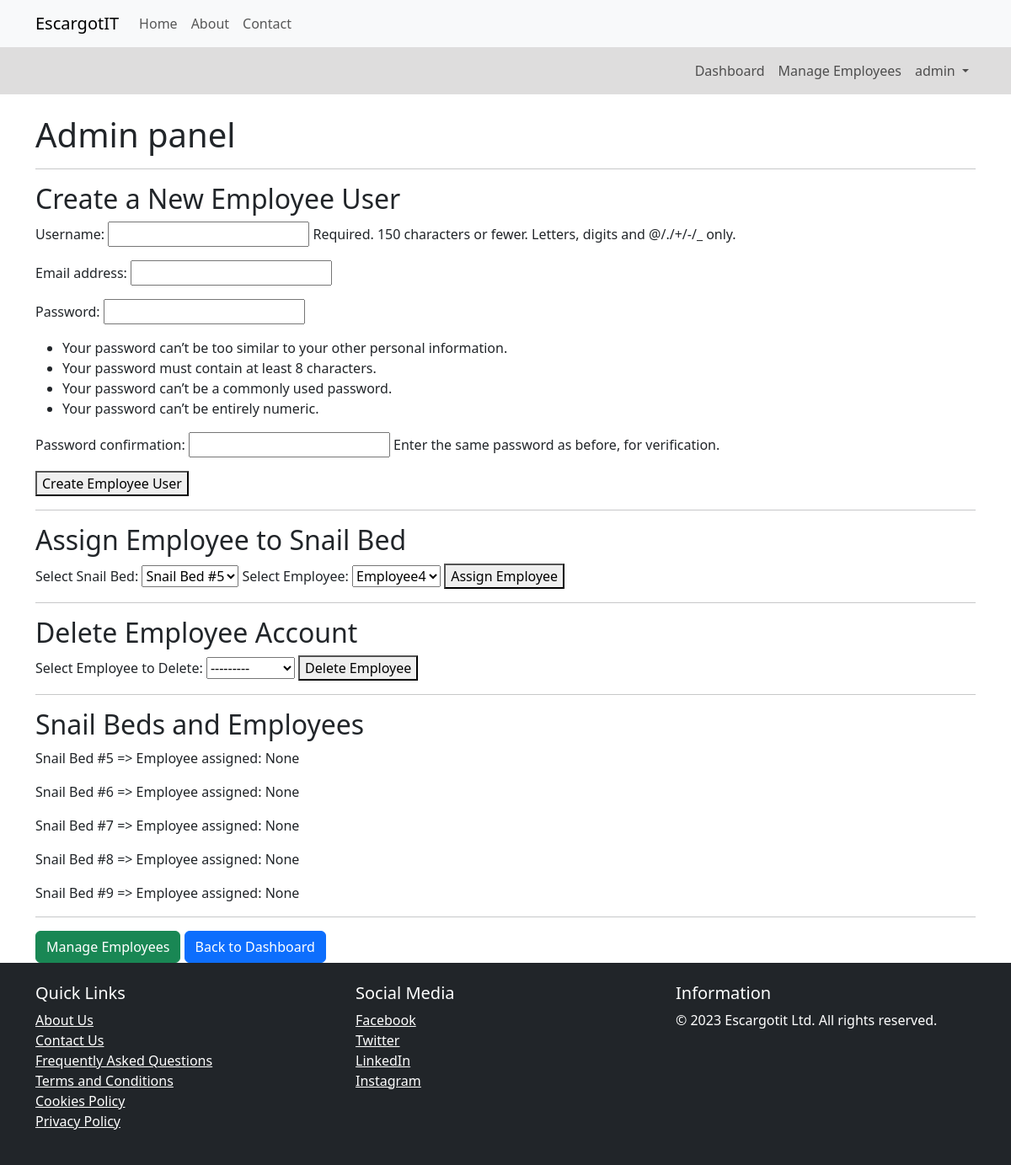
/custom_admin_panel/ (signed in), run on an earlier commit of the app's database.
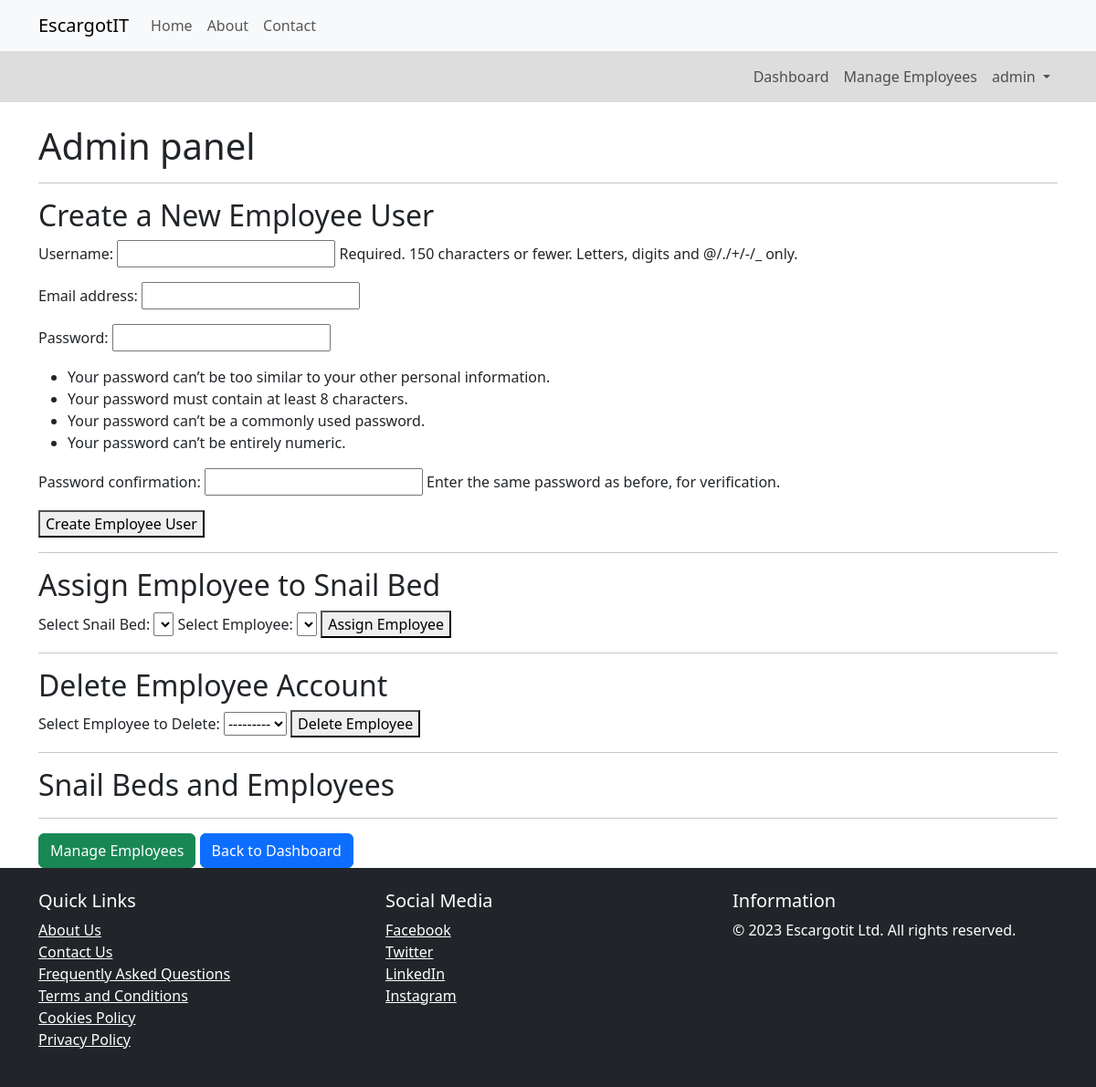
And on a later commit of the database.
### core/models.py (models this page shows, shortened)
class SnailBed(models.Model):
    bed_name = models.CharField(max_length=100, unique=False, null=True, blank=True)
    user = models.ForeignKey(AdminUser, on_delete=models.CASCADE, null=True, blank=True, db_constraint=False)
    employee = models.ForeignKey(EmployeeUser, on_delete=models.SET_NULL, null=True, blank=True, db_constraint=False)
    snail_amount = models.IntegerField(null=True, blank=True)
    hatch_rate = models.ForeignKey('SnailHatchRate', on_delete=models.SET_NULL, null=True, blank=True)
    mortality_rate = models.ForeignKey('SnailMortalityRate', on_delete=models.SET_NULL, null=True, blank=True)
    maturity_rate = models.ForeignKey('TimeTakenToMature', on_delete=models.SET_NULL, null=True, blank=True)

### core/views.py (the view, shortened to what this page needs)
# urls.py: path('custom_admin_panel/', views.custom_admin_panel, name='custom_admin_panel'),
@login_required(login_url='login')
def custom_admin_panel(request):
    current_user = AdminUser.objects.filter(user=request.user).first()
    if request.method == 'POST' and 'register_employee' in request.POST:
        form = EmployeeCreationForm(admin=current_user, data=request.POST) # pass current admin
        if form.is_valid():
            form.save()
            username = form.cleaned_data.get('username')
            messages.success(request, f'Employee user {username} has been created.')
            return redirect('custom_admin_panel')
    else:
        form = EmployeeCreationForm(admin=current_user)
    if request.method == 'POST' and 'delete_employee' in request.POST:
        delete_form = DeleteEmployeeForm(request.POST)
        if delete_form.is_valid():
            employee_to_delete = delete_form.cleaned_data['employee_to_delete']
            user_to_delete = employee_to_delete.user
            username = employee_to_delete.user.username
            if SnailBed.objects.filter(employee=employee_to_delete).exists():
                messages.error(request, f'Employee {username} is assigned to one or more Snail Beds. Unassign them first before deleting.')
            else:
                employee_to_delete.delete()
                user_to_delete.delete()
                messages.success(request, f'Employee {username} has been deleted.')
    else:
        delete_form = DeleteEmployeeForm()
    snail_beds = SnailBed.objects.filter(user=current_user)
    employees = EmployeeUser.objects.all()
    context = {
        'snail_beds': snail_beds,
        'employees': employees,
        'form': form,
        'delete_form': delete_form,
        }
    return render(request, 'admin_panel.html', context)

### core/forms.py (shortened to what this page needs)
class EmployeeCreationForm(UserCreationForm):
    def __init__(self, admin, *args, **kwargs):
        super(EmployeeCreationForm, self).__init__(*args, **kwargs)
        self.admin = admin  # Store the admin object that is passed by our view
    class Meta:
        model = User
        fields = ['username', 'email'] #password is added as field by default + pass confirmation

class DeleteEmployeeForm(forms.Form):
    employee_to_delete = forms.ModelChoiceField(
        queryset=EmployeeUser.objects.all(),
        label='Select Employee to Delete'
    )

### core/models.py (called while the page is built)
    def __str__(self):
        return self.user.username

### templates/admin_panel.html (shortened to what this page needs)
{% extends "base/base.html" %}
{% block content %}
<div class="container mt-4">
    <h1>Admin panel</h1>
    <hr>
    <h2>Create a New Employee User</h2>
    <form method="post">
        {{ form.as_p }}
        <button type="submit" name="register_employee">Create Employee User</button>
    </form>
    <hr>
    <h2>Assign Employee to Snail Bed</h2>
    <form method="post">
        <label for="snail_bed">Select Snail Bed:</label>
        <select name="snail_bed_id" id="snail_bed">
            {% for snail_bed in snail_beds %}
                <option value="{{ snail_bed.id }}">{{ snail_bed.bed_name }}</option>
            {% endfor %}
        </select>
        <label for="employee">Select Employee:</label>
        <select name="employee_id" id="employee">
            {% for employee in employees %}
                <option value="{{ employee.id }}">{{ employee.user.username }}</option>
            {% endfor %}
        </select>
        <button type="submit" name="assign_employee">Assign Employee</button>
    </form>
    <hr>
    <h2>Delete Employee Account</h2>
    <form method="post">
        {{ delete_form.employee_to_delete.label_tag }}
        {{ delete_form.employee_to_delete }}
        <button type="submit" name="delete_employee">Delete Employee</button>
    </form>
    <hr>
    <h2>Snail Beds and Employees</h2>
    {% for bed in snail_beds %}
        <p>{{ bed.bed_name }} =>  Employee assigned: {{bed.employee}}</p>
    {% endfor %}
    <hr>
    <a class="btn btn-success" href="{% url 'employees' %}">Manage Employees</a>
    <a class="btn btn-primary" href="{% url 'dashboard' %}">Back to Dashboard</a>
</div>
{% endblock %}

### templates/base/base.html (shortened to what this page needs)
{% load bootstrap5 %}
{% load static %}
<!DOCTYPE html>
<html lang="en">
<head>
    {% bootstrap_css %}
</head>
<body>
    <nav class="navbar navbar-expand-lg navbar-light bg-light">
        <div class="container">
            <a class="navbar-brand" href="{% url 'index' %}">EscargotIT</a>
            <div class="collapse navbar-collapse" id="navbarNav">
                <ul class="navbar-nav ml-auto">
                    <li class="nav-item">
                        <a class="nav-link" href="{% url 'index' %}">Home</a>
                    </li>
                    <li class="nav-item">
                        <a class="nav-link" href="{% url 'about' %}">About</a>
                    </li>
                    <li class="nav-item">
                        <a class="nav-link" href="{% url 'contact' %}">Contact</a>
                    </li>
                </ul>
            </div>
        </div>
    </nav>
    {% if user.is_authenticated %}
    <nav class="navbar second navbar-expand-lg navbar-light bg-light">
        <div class="container">
            <div class="collapse navbar-collapse" id="navbarNav">
                <ul class="navbar-nav ml-auto">
                    <li class="nav-item">
                        <a class="nav-link" href="{% url 'dashboard' %}">Dashboard</a>
                    </li>
                    <li class="nav-item">
                        <a class="nav-link" href="{% url 'custom_admin_panel' %}">Manage Employees</a>
                    </li>
                    <li class="nav-item dropdown">
                        <a class="nav-link dropdown-toggle" href="#" id="userDropdown" role="button" data-bs-toggle="dropdown" aria-haspopup="true" aria-expanded="false">
                             {{ user.username }}
                        </a>
                    </li>
                </ul>
            </div>
        </div>
    </nav>
    {% endif %}
    {% block content %}{% endblock %}
    {% include 'base/footer.html' %}
</body>
</html>

### templates/base/footer.html (shortened to what this page needs)
<footer class="bg-dark text-white">
    <div class="container py-4">
        <div class="row">
            <div class="col-md-4">
                <h5>Quick Links</h5>
                <ul class="list-unstyled">
                    <li><a href="{% url 'about' %}" class="text-white">About Us</a></li>
                    <li><a href="{% url 'contact' %}" class="text-white">Contact Us</a></li>
                    <li><a href="{% url 'faqs' %}" class="text-white">Frequently Asked Questions</a></li>
                    <li><a href="{% url 'terms' %}" class="text-white">Terms and Conditions</a></li>
                    <li><a href="{% url 'cookies' %}" class="text-white">Cookies Policy</a></li>
                    <li><a href="{% url 'privacy' %}" class="text-white">Privacy Policy</a></li>
                </ul>
            </div>
            <div class="col-md-4">
                <h5>Social Media</h5>
                <ul class="list-unstyled">
                    <li><a href="#" class="text-white"> Facebook</a></li>
                    <li><a href="#" class="text-white"> Twitter</a></li>
                    <li><a href="#" class="text-white"> LinkedIn</a></li>
                    <li><a href="#" class="text-white"> Instagram</a></li>
                </ul>
            </div>
            <div class="col-md-4">
                <h5>Information</h5>
                <p>&copy; 2023 Escargotit Ltd. All rights reserved.</p>
            </div>
        </div>
    </div>
</footer>

### templates/base/base.html (style rules this page uses)
nav.navbar.second { background-color: rgb(222, 221, 221) !important; }
nav.navbar.second > div.container > div.collapse { flex-direction: row-reverse !important; }

What changed in the data, as far as the page shows it:
removed SnailBed: bed_name "Snail Bed #5", employee "None"
removed SnailBed: bed_name "Snail Bed #6", employee "None"
removed SnailBed: bed_name "Snail Bed #7", employee "None"
removed SnailBed: bed_name "Snail Bed #8", employee "None"
removed SnailBed: bed_name "Snail Bed #9", employee "None"
Also different on the page:
form field snail_bed_id: "Snail Bed #5" → (not shown)
form field employee_id: "Employee4" → (not shown)
